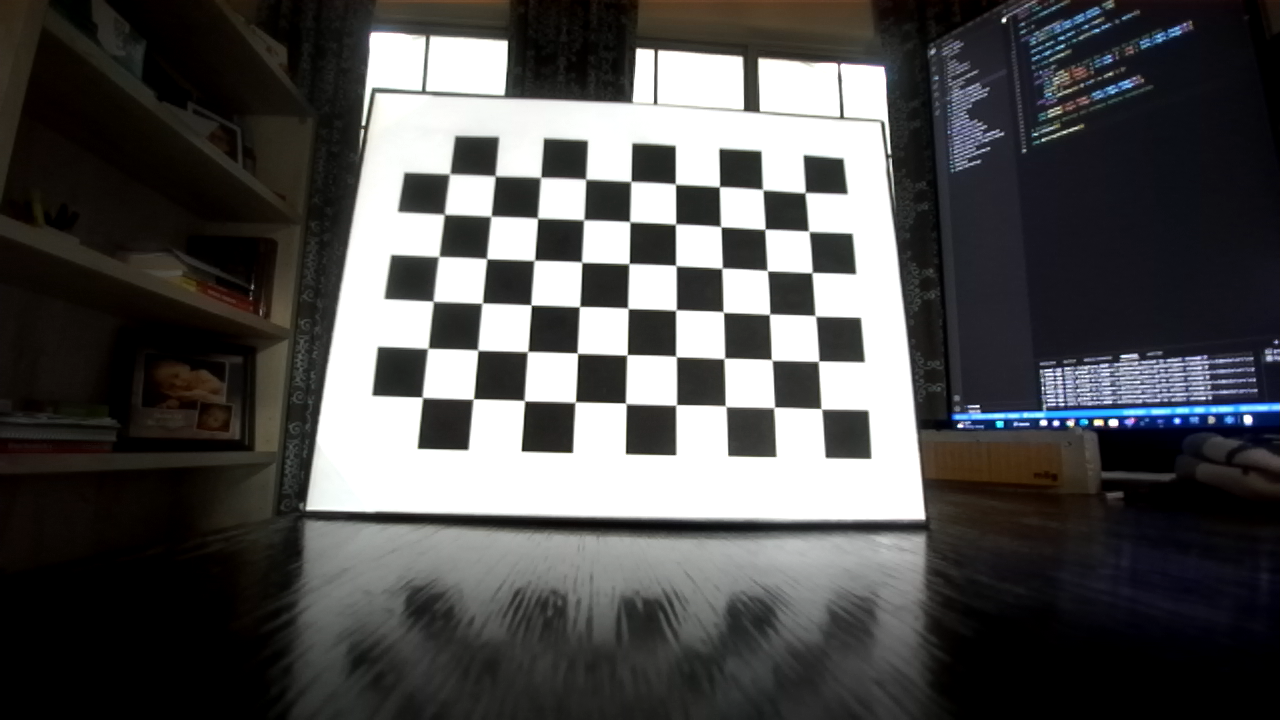
#> input picture stereoVisionCalibration/images/stereoLeft/imageL0.png, 1280 x 720 px; its folder holds 4 pictures in this run
$ python stereovision_calibration.py
#> lines starting #> are read from the running program, lines starting #| are printed output that depends on the picture; after the words box and inside, x2 and y2 are one past the last pixel; in counts of white or black regions, pixels touching at a corner belong together; pictures that were not available may be replaced by others from this repository, and a replacement may not be noted
import numpy as np
import cv2 as cv
import glob


################ FIND CHESSBOARD CORNERS - OBJECT POINTS AND IMAGE POINTS #############################

chessboardSize = (9,6)
frameSize = (240,320)


# termination criteria
criteria = (cv.TERM_CRITERIA_EPS + cv.TERM_CRITERIA_MAX_ITER, 30, 0.001)


# prepare object points, like (0,0,0), (1,0,0), (2,0,0) ....,(6,5,0)
objp = np.zeros((chessboardSize[0] * chessboardSize[1], 3), np.float32)
objp[:,:2] = np.mgrid[0:chessboardSize[0],0:chessboardSize[1]].T.reshape(-1,2)

size_of_chessboard_squares_mm = 20
objp = objp * size_of_chessboard_squares_mm

# Arrays to store object points and image points from all the images.
objpoints = [] # 3d point in real world space
imgpointsL = [] # 2d points in image plane.
imgpointsR = [] # 2d points in image plane.


imagesLeft = sorted(glob.glob('stereoVisionCalibration/images/stereoLeft/*.png'))
imagesRight = sorted(glob.glob('stereoVisionCalibration/images/stereoRight/*.png'))

num = 0
for imgLeft, imgRight in zip(imagesLeft, imagesRight):

    imgL = cv.imread(imgLeft)
#> imgL is the input picture: shape (720, 1280, 3); mean B, G, R 78.9, 79, 79.5
    imgR = cv.imread(imgRight)
    grayL = cv.cvtColor(imgL, cv.COLOR_BGR2GRAY)
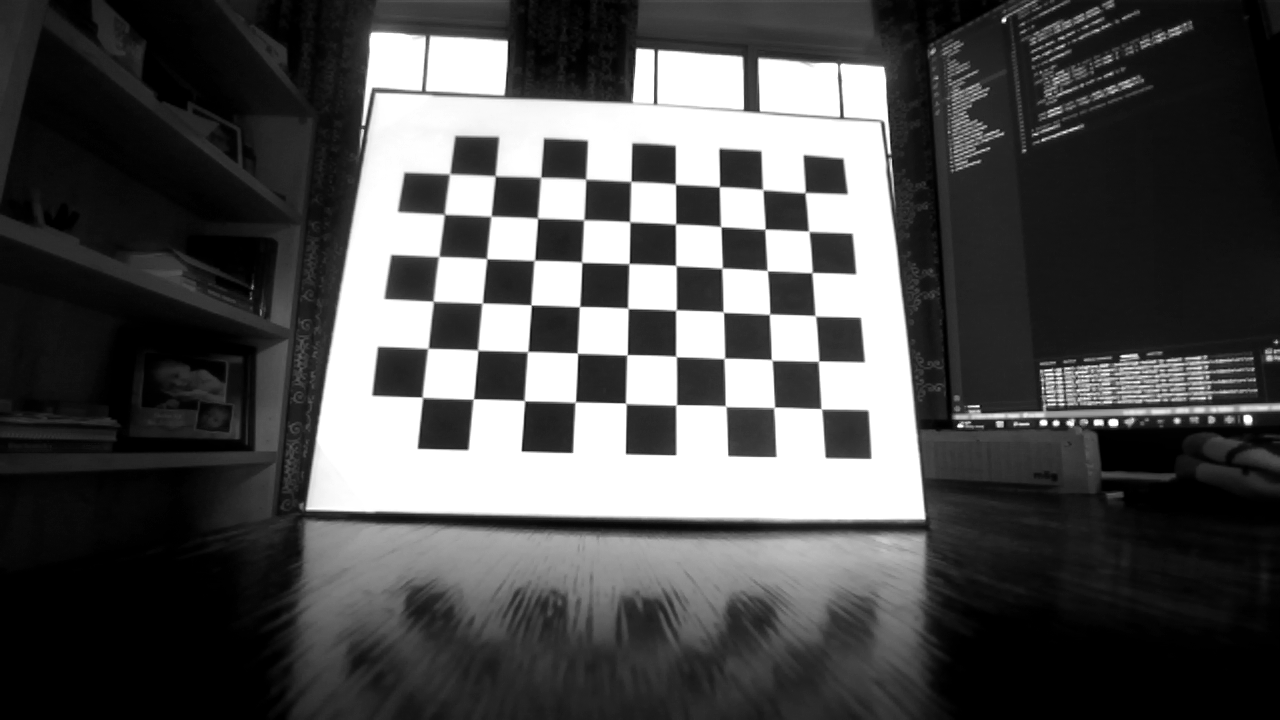
#> grayL: shape (720, 1280); min 0, max 255, mean 79.2
    grayR = cv.cvtColor(imgR, cv.COLOR_BGR2GRAY)

    # Find the chess board corners
    retL, cornersL = cv.findChessboardCorners(grayL, chessboardSize, None)
#> retL = True; cornersL = 54 rows, first 8: [821.1, 408.7], [774.7, 406.9], [725.2, 405.6], [676.4, 404.7], [625.3, 402.9], [575.3, 402.1], [524.7, 400.9], [473.5, 398.7]
    retR, cornersR = cv.findChessboardCorners(grayR, chessboardSize, None)
#> retR = True; cornersR has the same summary as cornersL

    # If found, add object points, image points (after refining them)
    if retL and retR == True:

        objpoints.append(objp)

        cornersL = cv.cornerSubPix(grayL, cornersL, (11,11), (-1,-1), criteria)
#> cornersL = 54 rows, first 8: [821.3, 408.7], [774.1, 407.3], [725.6, 406.2], [676.1, 404.8], [625.8, 403.3], [575.3, 402.1], [524.4, 400.7], [473.4, 398.9]
        imgpointsL.append(cornersL)

        cornersR = cv.cornerSubPix(grayR, cornersR, (11,11), (-1,-1), criteria)
#> cornersR has the same summary as cornersL
        imgpointsR.append(cornersR)

        # Draw and display the corners
        cv.drawChessboardCorners(imgL, chessboardSize, cornersL, retL)
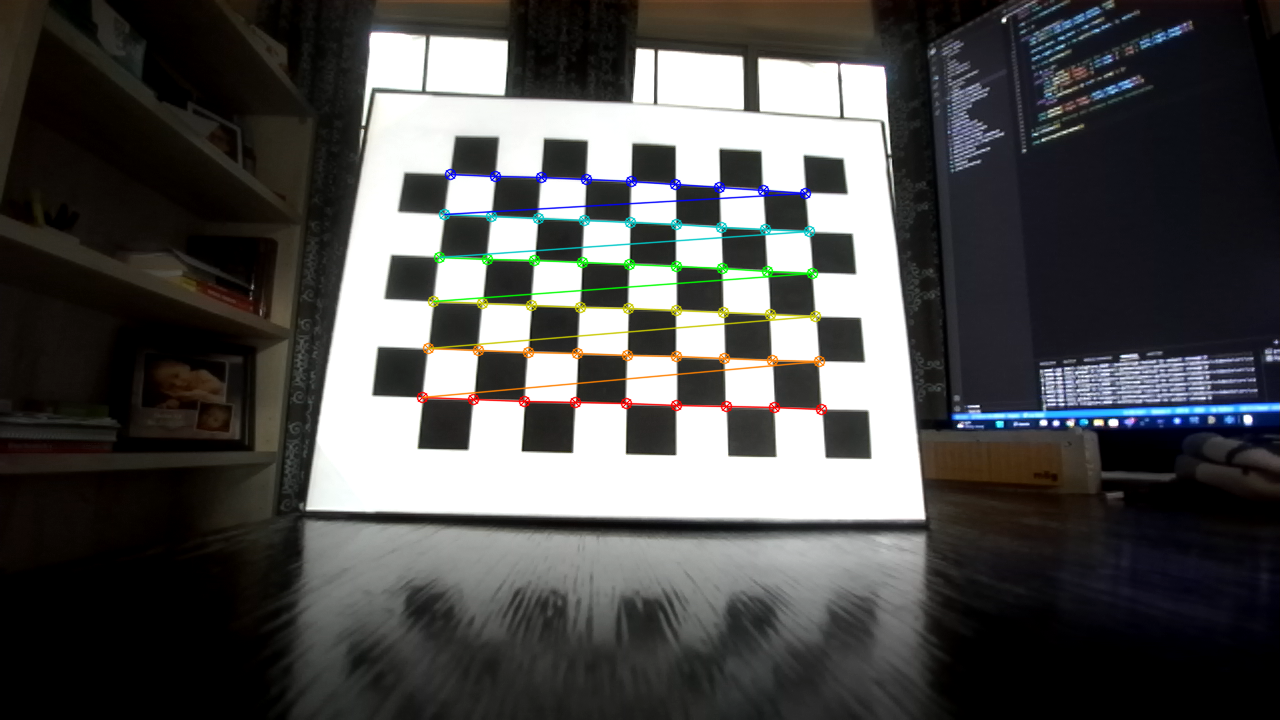
#> imgL: shape (720, 1280, 3); 1.81% of pixels changed, all inside (x1, y1, x2, y2) = (416, 168, 828, 416)
        cv.imshow('img left', imgL)
        cv.drawChessboardCorners(imgR, chessboardSize, cornersR, retR)
        cv.imshow('img right', imgR)
        cv.waitKey(1000)

        cv.imwrite('calibrate' + str(num) + '.png', np.concatenate((imgL, imgR), axis=0))
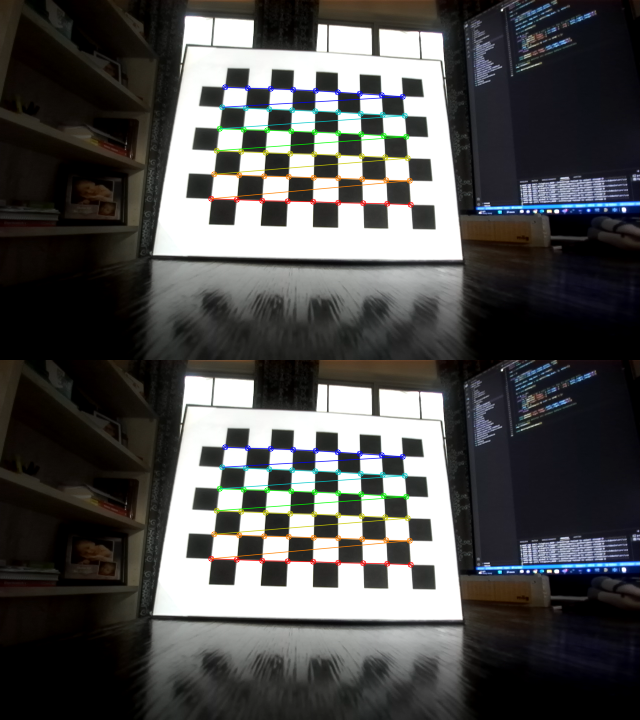
#> saved as calibrate0.png: shape (1440, 1280, 3) (shown at 1/2 size); mean B, G, R 78.1, 78.7, 79
        num += 1

cv.destroyAllWindows()


############## CALIBRATION #######################################################

retL, cameraMatrixL, distL, rvecsL, tvecsL = cv.calibrateCamera(objpoints, imgpointsL, frameSize, None, None)
#> retL = 1.04; cameraMatrixL = [[1911, 0, 181.8], [0, 1510.6, -42.87], [0, 0, 1]]; distL = [[0.402, 1.9, -0.156, -0.205, -3.34]]; rvecsL = ([0.363, -0.779, -2.89],); tvecsL = ([244, 212.7, 560.6],)
heightL, widthL, channelsL = imgL.shape
#> heightL = 720; widthL = 1280; channelsL = 3
newCameraMatrixL, roi_L = cv.getOptimalNewCameraMatrix(cameraMatrixL, distL, (widthL, heightL), 1, (widthL, heightL))
#> newCameraMatrixL = [[811.2, 0, 73.33], [0, 1187.9, -34.03], [0, 0, 1]]; roi_L = (44, 101, 495, 464)

retR, cameraMatrixR, distR, rvecsR, tvecsR = cv.calibrateCamera(objpoints, imgpointsR, frameSize, None, None)
#> retR = 1.04; cameraMatrixR = [[1911, 0, 181.8], [0, 1510.6, -42.87], [0, 0, 1]]; distR = [[0.402, 1.9, -0.156, -0.205, -3.34]]; rvecsR = ([0.363, -0.779, -2.89],); tvecsR = ([244, 212.7, 560.6],)
heightR, widthR, channelsR = imgR.shape
#> heightR = 720; widthR = 1280; channelsR = 3
newCameraMatrixR, roi_R = cv.getOptimalNewCameraMatrix(cameraMatrixR, distR, (widthR, heightR), 1, (widthR, heightR))
#> newCameraMatrixR has the same summary as newCameraMatrixL; roi_R = (44, 101, 495, 464)

########## Stereo Vision Calibration #############################################

flags = 0
flags |= cv.CALIB_FIX_INTRINSIC
# Here we fix the intrinsic camara matrixes so that only Rot, Trns, Emat and Fmat are calculated.
# Hence intrinsic parameters are the same

criteria_stereo= (cv.TERM_CRITERIA_EPS + cv.TERM_CRITERIA_MAX_ITER, 50, 0.001)

# This step is performed to transformation between the two cameras and calculate Essential and Fundamenatl matrix
retStereo, newCameraMatrixL, distL, newCameraMatrixR, distR, rot, trans, essentialMatrix, fundamentalMatrix = cv.stereoCalibrate(objpoints, imgpointsL, imgpointsR, newCameraMatrixL, distL, newCameraMatrixR, distR, grayL.shape[::-1], criteria_stereo, flags)
#> retStereo = 228.7; rot = [[1, -0.000295, 0.000921], [0.000294, 1, 0.000832], [-0.000921, -0.000832, 1]]; trans = [0.135, 0.378, -4.27]; essentialMatrix = [[0.000909, 4.27, 0.381], [-4.27, 0.00137, -0.139], [-0.378, 0.135, -0.000235]]; fundamentalMatrix = [[-2.09e-06, -0.00671, -0.939], [0.00671, -1.47e-06, -0.315], [0.933, 0.32, 1]]

########## Stereo Rectification #################################################

rectifyScale= 1
rectL, rectR, projMatrixL, projMatrixR, Q, roi_L, roi_R= cv.stereoRectify(newCameraMatrixL, distL, newCameraMatrixR, distR, grayL.shape[::-1], rot, trans, rectifyScale,(0,0))
#> rectL = [[0.999, -0.0321, 0.0297], [0.0324, 0.0889, -0.996], [0.0293, 0.996, 0.0898]]; rectR = [[0.999, -0.0318, 0.0288], [0.0315, 0.0881, -0.996], [0.0291, 0.996, 0.089]]; projMatrixL = [[811.2, 0, -1559.7, 0], [0, 811.2, 3780.1, 0], [0, 0, 1, 0]]; projMatrixR = [[811.2, 0, -1559.7, 0], [0, 811.2, 3780.1, 3481.6], [0, 0, 1, 0]]; Q = [[1, 0, 0, 1559.7], [0, 1, 0, -3780.1], [0, 0, 0, 811.2], [0, 0, -0.233, 0]]; roi_L = (0, 0, 26, 720); roi_R = (0, 0, 27, 720)

stereoMapL = cv.initUndistortRectifyMap(newCameraMatrixL, distL, rectL, projMatrixL, grayL.shape[::-1], cv.CV_16SC2)
stereoMapR = cv.initUndistortRectifyMap(newCameraMatrixR, distR, rectR, projMatrixR, grayR.shape[::-1], cv.CV_16SC2)

print("Saving parameters!")
cv_file = cv.FileStorage('stereoMap.xml', cv.FILE_STORAGE_WRITE)

cv_file.write('stereoMapL_x',stereoMapL[0])
cv_file.write('stereoMapL_y',stereoMapL[1])
cv_file.write('stereoMapR_x',stereoMapR[0])
cv_file.write('stereoMapR_y',stereoMapR[1])

cv_file.release()

print('P_l = {}'.format(projMatrixL))
#| P_l = [[ 8.11199438e+02  0.00000000e+00 -1.55971204e+03  0.00000000e+00]
#|  [ 0.00000000e+00  8.11199438e+02  3.78013289e+03  0.00000000e+00]
#|  [ 0.00000000e+00  0.00000000e+00  1.00000000e+00  0.00000000e+00]]
print('')
print('P_r = {}'.format(projMatrixR))
#| P_r = [[ 8.11199438e+02  0.00000000e+00 -1.55971204e+03  0.00000000e+00]
#|  [ 0.00000000e+00  8.11199438e+02  3.78013289e+03  3.48164565e+03]
#|  [ 0.00000000e+00  0.00000000e+00  1.00000000e+00  0.00000000e+00]]
